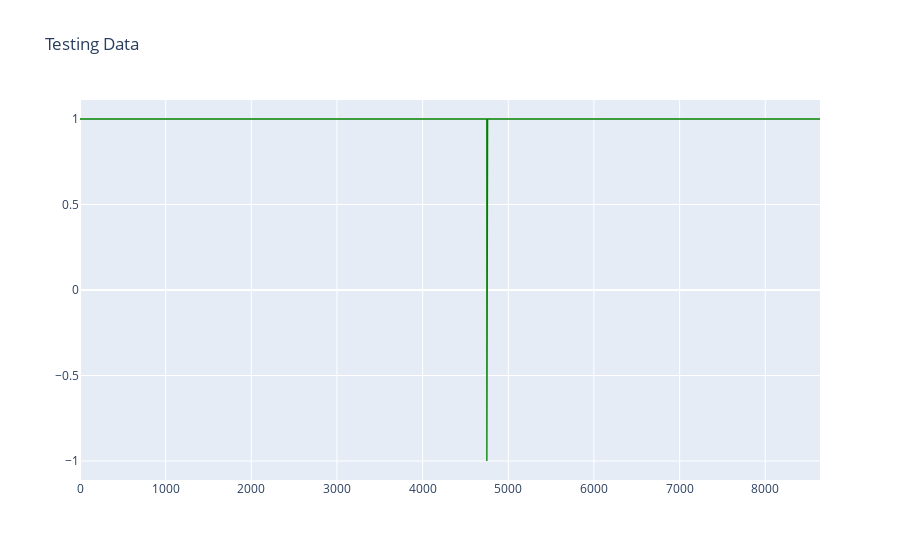
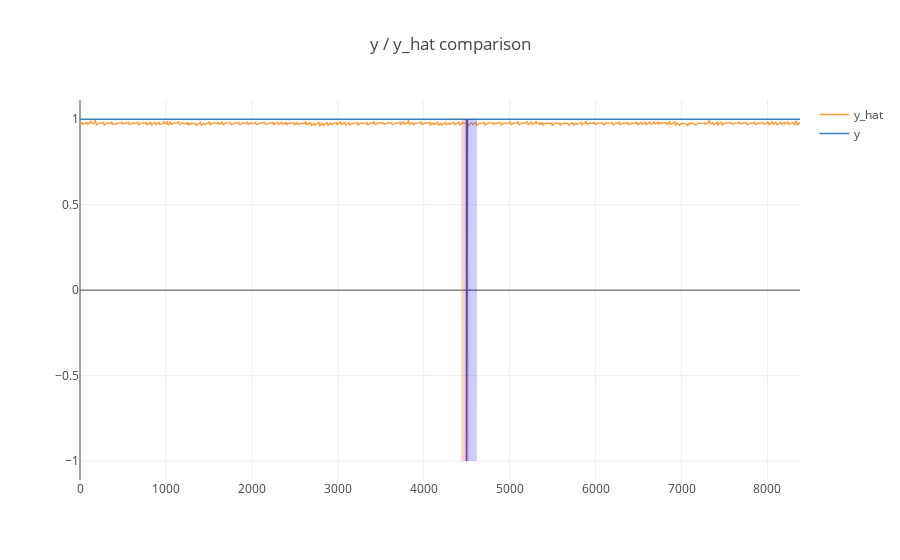
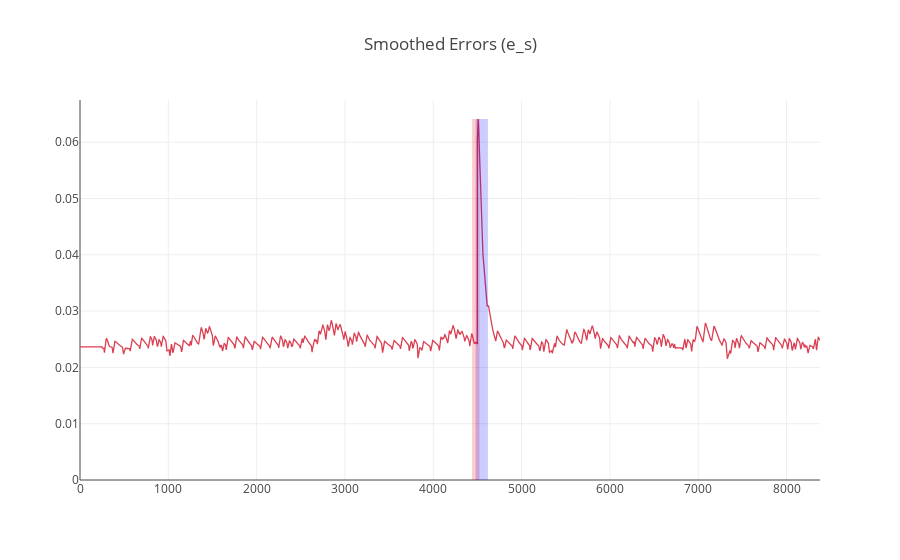

Notebook code for these charts, in order:
### Code cell
run_ids = ["2018-05-19_15.00.10"]
for i in range(len(run_ids)):
    channel='A-1'
    print(run_ids[i])
    plotter = Plotter(run_ids[i])
    #plotter.channel_result_summary(channel)
    plotter.plot_channel(channel, plot_errors=True, plot_both=False, plot_test=True)
    print()

### Figure 1 — Plotly figure (JSON) as saved in the notebook; plotly's stock layout.template omitted (floating-point values rounded to 4 significant figures; data arrays with more than 128 entries replaced by an {"elided": "..."} marker saying what was removed)
{"data": [{"line": {"color": "rgba(0, 128, 0, 1.0)", "dash": "solid", "shape": "linear", "width": 1.3}, "mode": "lines", "name": "test", "text": "", "type": "scatter", "x": {"elided": "8640 int values"}, "y": {"elided": "8640 int values"}}], "layout": {"title": {"text": "Testing Data"}}}

### Figure 2 — Plotly figure (JSON) as saved in the notebook; plotly's stock layout.template omitted (floating-point values rounded to 4 significant figures; data arrays with more than 128 entries replaced by an {"elided": "..."} marker saying what was removed)
{"data": [{"line": {"color": "rgba(255, 153, 51, 1.0)", "dash": "solid", "shape": "linear", "width": 1.3}, "mode": "lines", "name": "y_hat", "text": "", "type": "scatter", "x": {"elided": "8380 int values"}, "y": {"elided": "8380 float values"}}, {"line": {"color": "rgba(55, 128, 191, 1.0)", "dash": "solid", "shape": "linear", "width": 1.3}, "mode": "lines", "name": "y", "text": "", "type": "scatter", "x": {"elided": "8380 int values"}, "y": {"elided": "8380 int values"}}], "layout": {"shapes": [{"fillcolor": "red", "line": {"width": 0}, "opacity": 0.2, "type": "rect", "x0": 4440, "x1": 4524, "y0": -1, "y1": 1}, {"fillcolor": "blue", "line": {"width": 0}, "opacity": 0.2, "type": "rect", "x0": 4480, "x1": 4619, "y0": -1, "y1": 1}], "title": "y / y_hat comparison"}}

### Figure 3 — Plotly figure (JSON) as saved in the notebook; plotly's stock layout.template omitted (floating-point values rounded to 4 significant figures; data arrays with more than 128 entries replaced by an {"elided": "..."} marker saying what was removed)
{"data": [{"line": {"color": "rgba(219, 64, 82, 1.0)", "dash": "solid", "shape": "linear", "width": 1.3}, "mode": "lines", "name": "e_s", "text": "", "type": "scatter", "x": {"elided": "8380 int values"}, "y": {"elided": "8380 float values"}}], "layout": {"shapes": [{"fillcolor": "red", "line": {"width": 0}, "opacity": 0.2, "type": "rect", "x0": 4440, "x1": 4524, "y0": 0, "y1": 0.06413}, {"fillcolor": "blue", "line": {"width": 0}, "opacity": 0.2, "type": "rect", "x0": 4480, "x1": 4619, "y0": 0, "y1": 0.06413}], "title": "Smoothed Errors (e_s)"}}
